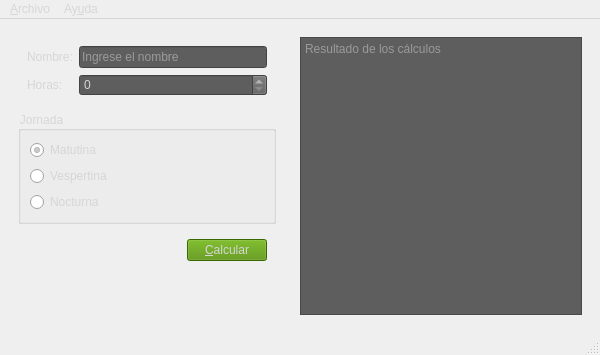
<?xml version="1.0" encoding="UTF-8"?>
<ui version="4.0">
 <class>Salarios</class>
 <widget class="QMainWindow" name="Salarios">
  <property name="geometry">
   <rect>
    <x>0</x>
    <y>0</y>
    <width>600</width>
    <height>355</height>
   </rect>
  </property>
  <property name="minimumSize">
   <size>
    <width>600</width>
    <height>0</height>
   </size>
  </property>
  <property name="windowTitle">
   <string>Salarios</string>
  </property>
  <property name="windowIcon">
   <iconset resource="Salarios.qrc">
    <normaloff>:/recursos/img/el-tiempo-es-dinero.png</normaloff>:/recursos/img/el-tiempo-es-dinero.png</iconset>
  </property>
  <property name="styleSheet">
   <string notr="true">color: rgb(214, 214, 214);</string>
  </property>
  <widget class="QWidget" name="centralwidget">
   <layout class="QHBoxLayout" name="horizontalLayout_2">
    <item>
     <widget class="QWidget" name="widget" native="true">
      <property name="minimumSize">
       <size>
        <width>250</width>
        <height>0</height>
       </size>
      </property>
      <property name="maximumSize">
       <size>
        <width>300</width>
        <height>16777215</height>
       </size>
      </property>
      <property name="styleSheet">
       <string notr="true"/>
      </property>
      <layout class="QVBoxLayout" name="verticalLayout_2">
       <item>
        <widget class="QWidget" name="widget_3" native="true">
         <layout class="QFormLayout" name="formLayout">
          <item row="0" column="0">
           <widget class="QLabel" name="label">
            <property name="text">
             <string>Nombre:</string>
            </property>
           </widget>
          </item>
          <item row="0" column="1">
           <widget class="QLineEdit" name="inNombre">
            <property name="styleSheet">
             <string notr="true">background-color: rgb(94, 94, 94);</string>
            </property>
            <property name="placeholderText">
             <string>Ingrese el nombre</string>
            </property>
           </widget>
          </item>
          <item row="1" column="0">
           <widget class="QLabel" name="label_2">
            <property name="text">
             <string>Horas:</string>
            </property>
           </widget>
          </item>
          <item row="1" column="1">
           <widget class="QSpinBox" name="inHoras">
            <property name="styleSheet">
             <string notr="true">background-color: rgb(94, 94, 94);</string>
            </property>
           </widget>
          </item>
         </layout>
        </widget>
       </item>
       <item>
        <widget class="QGroupBox" name="groupBox">
         <property name="styleSheet">
          <string notr="true"/>
         </property>
         <property name="title">
          <string>Jornada</string>
         </property>
         <layout class="QVBoxLayout" name="verticalLayout">
          <item>
           <widget class="QRadioButton" name="inMatutina">
            <property name="text">
             <string>Matutina</string>
            </property>
            <property name="checked">
             <bool>true</bool>
            </property>
           </widget>
          </item>
          <item>
           <widget class="QRadioButton" name="inVespertina">
            <property name="text">
             <string>Vespertina</string>
            </property>
           </widget>
          </item>
          <item>
           <widget class="QRadioButton" name="inNocturna">
            <property name="text">
             <string>Nocturna</string>
            </property>
           </widget>
          </item>
         </layout>
        </widget>
       </item>
       <item>
        <widget class="QWidget" name="widget_4" native="true">
         <layout class="QHBoxLayout" name="horizontalLayout">
          <item>
           <spacer name="horizontalSpacer">
            <property name="orientation">
             <enum>Qt::Horizontal</enum>
            </property>
            <property name="sizeHint" stdset="0">
             <size>
              <width>151</width>
              <height>20</height>
             </size>
            </property>
           </spacer>
          </item>
          <item>
           <widget class="QPushButton" name="btnCalcular">
            <property name="styleSheet">
             <string notr="true">background-color: rgb(79, 143, 0);</string>
            </property>
            <property name="text">
             <string>&amp;Calcular</string>
            </property>
            <property name="icon">
             <iconset resource="Salarios.qrc">
              <normaloff>:/recursos/img/calculadora.png</normaloff>:/recursos/img/calculadora.png</iconset>
            </property>
           </widget>
          </item>
         </layout>
        </widget>
       </item>
       <item>
        <spacer name="verticalSpacer">
         <property name="orientation">
          <enum>Qt::Vertical</enum>
         </property>
         <property name="sizeHint" stdset="0">
          <size>
           <width>20</width>
           <height>70</height>
          </size>
         </property>
        </spacer>
       </item>
      </layout>
     </widget>
    </item>
    <item>
     <widget class="QWidget" name="widget_2" native="true">
      <property name="minimumSize">
       <size>
        <width>300</width>
        <height>0</height>
       </size>
      </property>
      <layout class="QVBoxLayout" name="verticalLayout_3">
       <item>
        <widget class="QPlainTextEdit" name="outCalculos">
         <property name="styleSheet">
          <string notr="true">background-color: rgb(94, 94, 94);</string>
         </property>
         <property name="readOnly">
          <bool>true</bool>
         </property>
         <property name="placeholderText">
          <string>Resultado de los cálculos</string>
         </property>
        </widget>
       </item>
      </layout>
     </widget>
    </item>
   </layout>
  </widget>
  <widget class="QMenuBar" name="menubar">
   <property name="geometry">
    <rect>
     <x>0</x>
     <y>0</y>
     <width>600</width>
     <height>22</height>
    </rect>
   </property>
   <widget class="QMenu" name="menuArchivo">
    <property name="title">
     <string>&amp;Archivo</string>
    </property>
    <addaction name="actionNuevo"/>
    <addaction name="actionAbrir"/>
    <addaction name="actionGuardar"/>
    <addaction name="separator"/>
    <addaction name="actionCalcular"/>
    <addaction name="separator"/>
    <addaction name="actionSalir"/>
   </widget>
   <widget class="QMenu" name="menuAyuda">
    <property name="title">
     <string>Ay&amp;uda</string>
    </property>
    <addaction name="actionAcerca_de"/>
   </widget>
   <addaction name="menuArchivo"/>
   <addaction name="menuAyuda"/>
  </widget>
  <widget class="QStatusBar" name="statusbar"/>
  <action name="actionNuevo">
   <property name="text">
    <string>&amp;Nuevo</string>
   </property>
   <property name="shortcut">
    <string>Ctrl+N</string>
   </property>
  </action>
  <action name="actionAbrir">
   <property name="text">
    <string>&amp;Abrir</string>
   </property>
   <property name="shortcut">
    <string>Ctrl+A</string>
   </property>
  </action>
  <action name="actionGuardar">
   <property name="text">
    <string>&amp;Guardar</string>
   </property>
   <property name="shortcut">
    <string>Ctrl+S</string>
   </property>
  </action>
  <action name="actionCalcular">
   <property name="text">
    <string>&amp;Calcular</string>
   </property>
   <property name="shortcut">
    <string>F1</string>
   </property>
  </action>
  <action name="actionSalir">
   <property name="text">
    <string>&amp;Salir</string>
   </property>
   <property name="shortcut">
    <string>Ctrl+Q</string>
   </property>
  </action>
  <action name="actionAcerca_de">
   <property name="icon">
    <iconset resource="Salarios.qrc">
     <normaloff>:/recursos/img/informacion.png</normaloff>:/recursos/img/informacion.png</iconset>
   </property>
   <property name="text">
    <string>Acerca de Salarios</string>
   </property>
  </action>
 </widget>
 <resources>
  <include location="Salarios.qrc"/>
 </resources>
 <connections/>
</ui>
